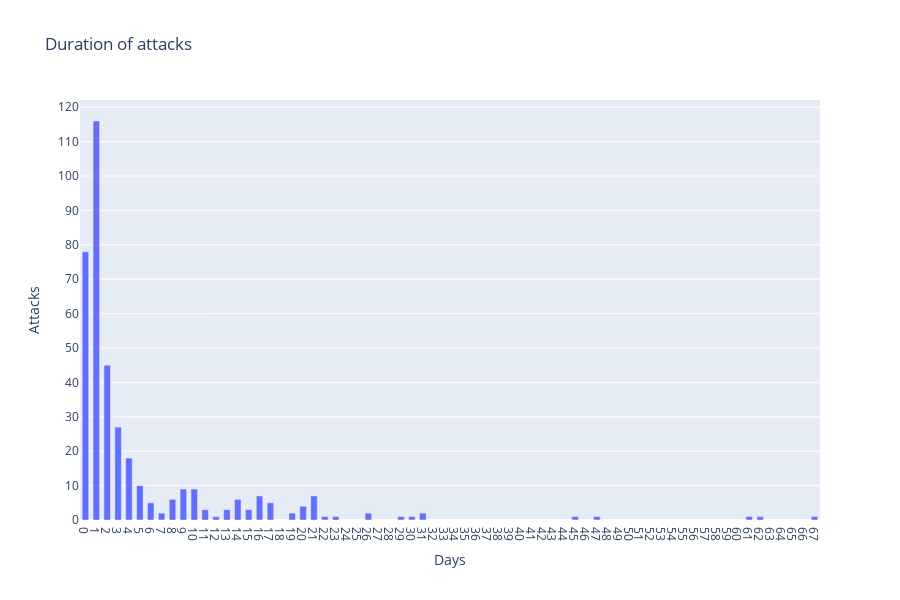

Source (notebook cell):
### Code cell
count = Counter(diff_days)
print(count)

d = {'num_days': [], 'occur': []}
for x in count: # for å legge til i en bar chart
    key = x
    value = count[key]
    d['num_days'].append(key)
    d['occur'].append(value)

fig = px.bar(d, x='num_days', y='occur', title="Duration of attacks", height=600)
fig.update_layout(
    xaxis_title="Days",
    yaxis_title="Attacks",
)
fig.update_xaxes(
    dtick=1
)
fig.update_layout(yaxis=dict(dtick=10), bargap=0.4)

fig.show()

### Figure 1 — Plotly figure (JSON) as saved in the notebook; plotly's stock layout.template omitted (floating-point values rounded to 4 significant figures)
{"data": [{"alignmentgroup": "True", "hovertemplate": "num_days=%{x}<br>occur=%{y}<extra></extra>", "legendgroup": "", "marker": {"color": "#636efa", "pattern": {"shape": ""}}, "name": "", "offsetgroup": "", "orientation": "v", "showlegend": false, "textposition": "auto", "type": "bar", "x": [0, 14, 26, 7, 1, 6, 10, 47, 31, 3, 2, 19, 5, 16, 20, 12, 15, 17, 9, 8, 30, 21, 4, 11, 22, 29, 45, 67, 13, 62, 23, 61], "xaxis": "x", "y": [78, 6, 2, 2, 116, 5, 9, 1, 2, 27, 45, 2, 10, 7, 4, 1, 3, 5, 9, 6, 1, 7, 18, 3, 1, 1, 1, 1, 3, 1, 1, 1], "yaxis": "y"}], "layout": {"bargap": 0.4, "barmode": "relative", "height": 600, "legend": {"tracegroupgap": 0}, "title": {"text": "Duration of attacks"}, "xaxis": {"anchor": "y", "domain": [0, 1], "dtick": 1, "title": {"text": "Days"}}, "yaxis": {"anchor": "x", "domain": [0, 1], "dtick": 10, "title": {"text": "Attacks"}}}}
